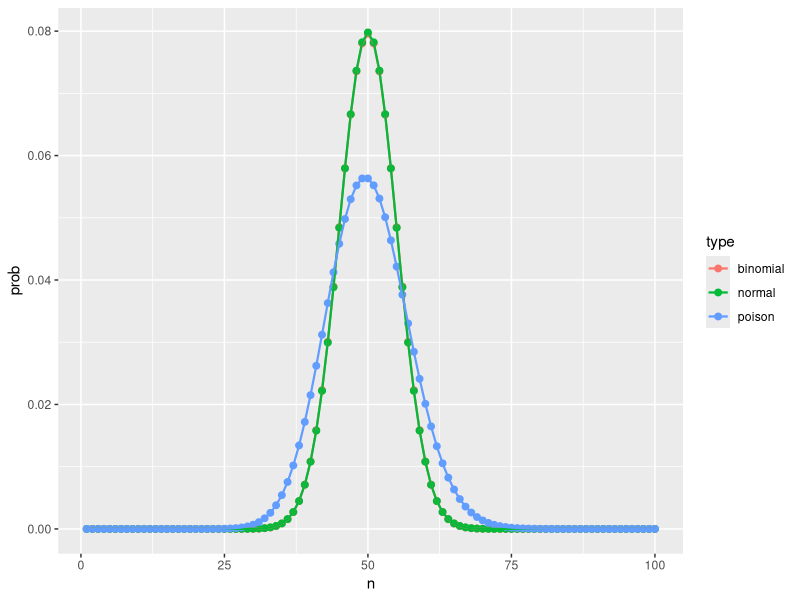
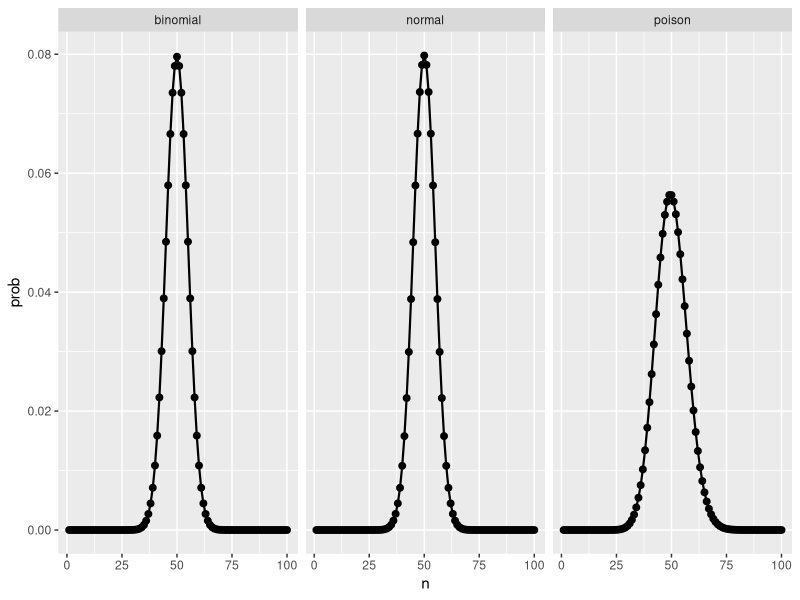

Recreate these plots in R, in order.
#code to plot binomial, normal and poisson probability distributions

#created on 8/30/2018

#@ Benjamin Tayo


library(tidyverse)
N<-100
n<-1:N
p<-0.5
mean<-N*p
sd<-sqrt(N*p*(1-p))

pdat<-data.frame(n=c(n,n,n),prob=c(dbinom(n,N,p),dnorm(n,mean,sd),dpois(n,mean)),
                 type=sort(rep(c("binomial","normal","poison"),times=N)))

#plot distributions on same graph
pdat%>%mutate(type=factor(type))%>%ggplot(aes(n,prob,color=type))+geom_point(size=2)+geom_line(size=0.75)

#plot distributions side by side
pdat%>%mutate(type=factor(type))%>%ggplot(aes(n,prob))+geom_point(size=2)+geom_line(size=0.75)+facet_wrap(~type)